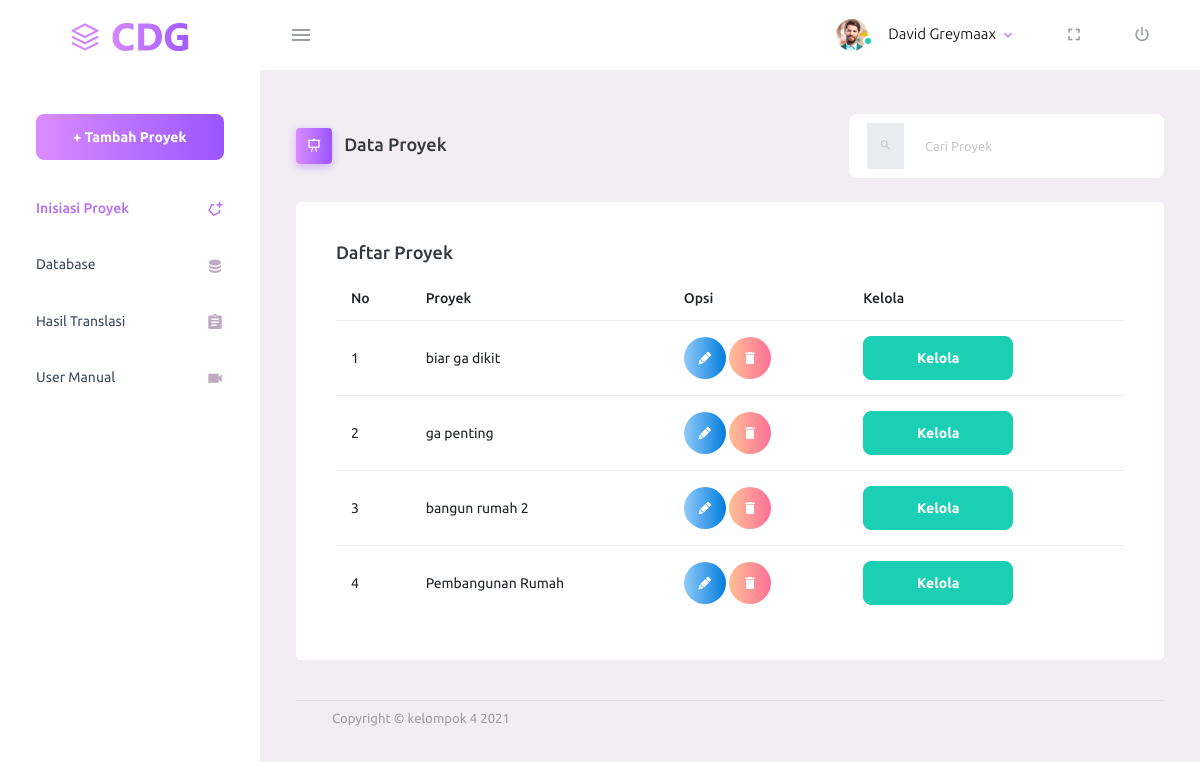
Page /home on the earlier database version.
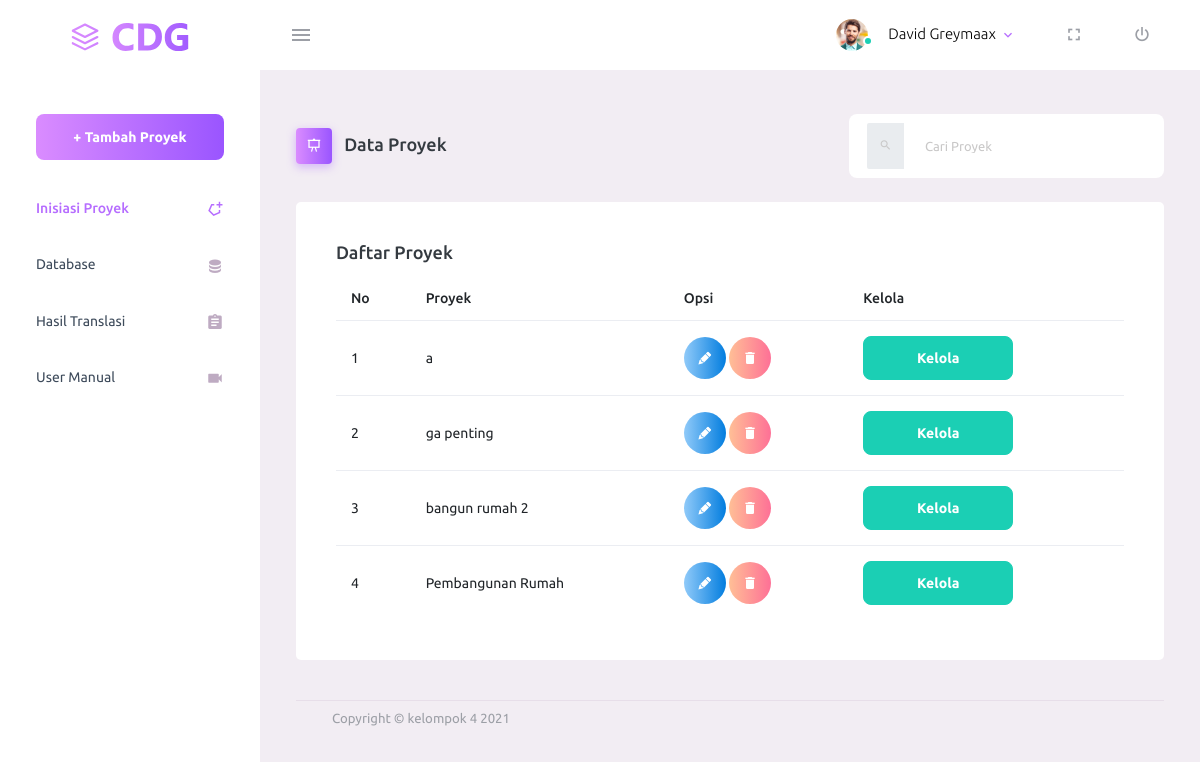
Same page on the later database version.
### cdg/models.py (models this page shows, shortened)
class Proyek(models.Model):
    nama_proyek = models.CharField(max_length=50)

### projekppl/views.py (the view)
# urls.py: 2. Add a URL to urlpatterns:  path('', views.home, name='home')
def home(request):
    posts=Proyek.objects.all()
    return render(request,'index.html',{'posts':posts})

### templates/index.html (shortened to what the changed rows need)
<!DOCTYPE html>
<html lang="en">
  <head>
    <link rel="stylesheet" href="https://stackpath.bootstrapcdn.com/bootstrap/4.3.1/css/bootstrap.min.css">
    {% load static %}
    <link rel="stylesheet" href="{% static 'vendors/mdi/css/materialdesignicons.min.css' %}">
    <link rel="stylesheet" href="{% static 'vendors/css/vendor.bundle.base.css' %}">
    <link rel="stylesheet" href="{% static 'css/style.css' %}">
  </head>
  <body>
    <div class="container-scroller">
      <div class="container-fluid page-body-wrapper">
        <div class="main-panel">
          <div class="content-wrapper">
            <div class="row">
              <div class="col-12 grid-margin">
                <div class="card">
                  <div class="card-body">
                    <div class="table-responsive">
                      <table class="table">
                        <thead>
                          <tr>
                            <th> No </th>
                            <th> Proyek </th>
                            <th> Opsi </th>
                            <th> Kelola </th>
                          </tr>
                        </thead>
                        <tbody>
                          {% if posts %}
                          <tr>
                              {% for proyek in posts %}
                            <td> {{ forloop.counter }} </td>
                            <td> {{ proyek.nama_proyek }} </td>
                            <td>
                            <button type="button" data-toggle="modal" data-target="#modal-{{proyek.id}}" class="btn btn-gradient-info btn-rounded btn-icon">
                            <i class="mdi mdi-lead-pencil"></i>
                            </button>
                            <a href="/destroy_proyek/{{proyek.id}}" onclick="return confirm('Yakin ingin hapus')">
                            <button type="button" class="btn btn-gradient-danger btn-rounded btn-icon">
                            <i class="mdi mdi-delete"></i>
                            </button>
                            </a>
                            </td>
                            <td>
                               <a href="/translasi/{{proyek.id}}"> <button type="button" class="btn btn-success btn-fw">Kelola</button> </a>
                            </td>
                          </tr>
                          {% endfor %}
                          {% else %}
                              <p>No polls are available.</p>
                          {% endif %}
                        </tbody>
                      </table>
                    </div>
                  </div>
                </div>
              </div>
            </div>
        </div>
      </div>
    </div>
  </body>
</html>

Differences in the rows shown:
changed Proyek (number 1 of 4 on the later page): nama_proyek "biar ga dikit" → "a"
